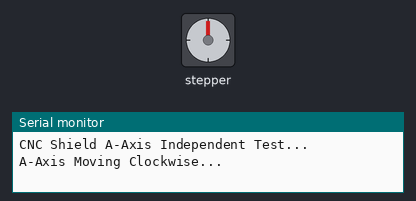
Recording of a sketch running on a simulated Arduino Uno, built with avr-gcc and run on an emulated ATmega328P. Shown: stepper motor, the last lines printed to the serial monitor. Wiring (inferred from the names in the program): stepper motor driver (1200 steps per turn assumed): step pin 2; direction pin 5; enable pin 8.

Above: at 0.05 s.
At 1.45 s:
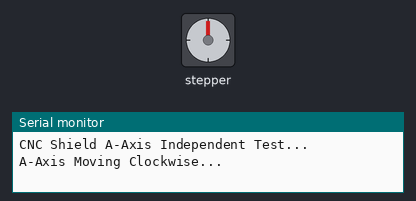
At 2.85 s:
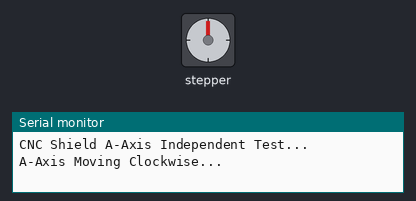
At 5.65 s:
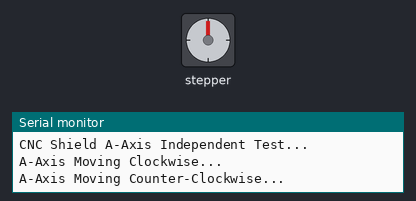
Timing chart, 0 to 10.1 s (numbered marks = the images above):
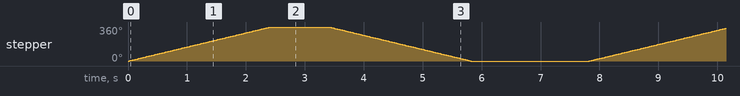

Measured:
- by itself, stepper: turns 360° clockwise in 2.4 s, then 360° counter-clockwise in 2.4 s, repeating every 7.8 s

The sketch:

Stepper_Motor_Control_test.ino
```cpp
// Define the specific pins for the A-Axis on CNC Shield V3
const int stepPinA = 2;
const int dirPinA = 5;
const int enPin = 8;     // Shared enable pin for all drivers

const int stepsPerRevolution = 1200; // Change to 2048 if using the 28BYJ-48

void setup() {
  pinMode(stepPinA, OUTPUT);
  pinMode(dirPinA, OUTPUT);
  pinMode(enPin, OUTPUT);

  // Enable the drivers (Active LOW)
  digitalWrite(enPin, LOW);

  Serial.begin(9600);
  Serial.println("CNC Shield A-Axis Independent Test...");
}

void loop() {
  int speedDelay = 1000; // Microseconds

  // 1. Spin Clockwise
  Serial.println("A-Axis Moving Clockwise...");
  digitalWrite(dirPinA, HIGH);

  for(int x = 0; x < stepsPerRevolution; x++) {
    digitalWrite(stepPinA, HIGH);
    delayMicroseconds(speedDelay);
    digitalWrite(stepPinA, LOW);
    delayMicroseconds(speedDelay);
  }

  delay(1000);

  // 2. Spin Counter-Clockwise
  Serial.println("A-Axis Moving Counter-Clockwise...");
  digitalWrite(dirPinA, LOW);

  for(int x = 0; x < stepsPerRevolution; x++) {
    digitalWrite(stepPinA, HIGH);
    delayMicroseconds(speedDelay);
    digitalWrite(stepPinA, LOW);
    delayMicroseconds(speedDelay);
  }

  delay(2000);
}
```
